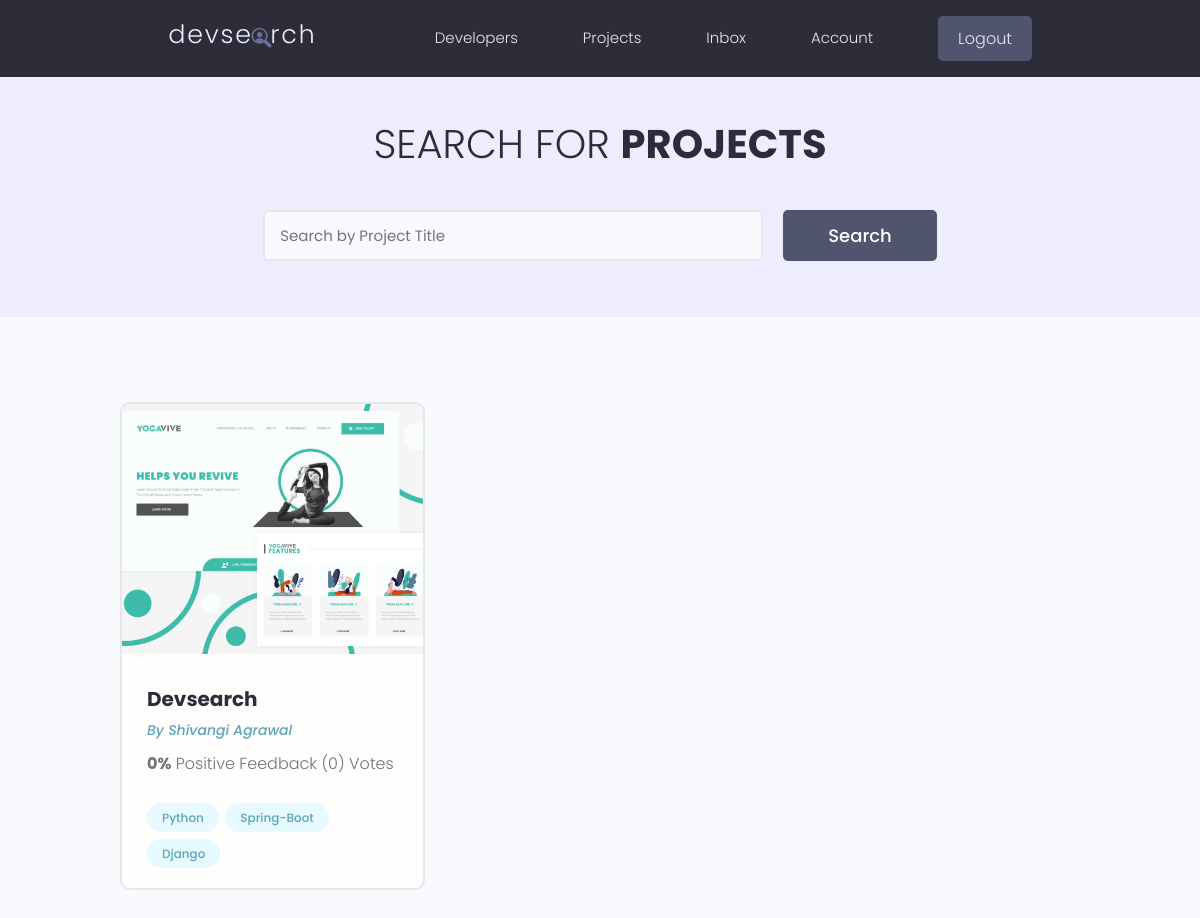
Page /projects/ (signed in) on the committed database.
### projects/models.py (models this page shows, shortened)
class Project(models.Model):
    owner = models.ForeignKey(
        Profile, null=True, blank=True, on_delete=models.CASCADE)
    title = models.CharField(max_length=200)
    description = models.TextField(null=True, blank=True)
    featured_image = models.ImageField(
        null=True, blank=True, default="default.jpg")
    demo_link = models.CharField(max_length=2000, null=True, blank=True)
    source_link = models.CharField(max_length=2000, null=True, blank=True)
    tags = models.ManyToManyField('Tag', blank=True)
    vote_total = models.IntegerField(default=0, null=True, blank=True)
    vote_ratio = models.IntegerField(default=0, null=True, blank=True)
    created = models.DateTimeField(auto_now_add=True)
    id = models.UUIDField(default=uuid.uuid4, unique=True,
                          primary_key=True, editable=False)
    class Meta:
        ordering = ['-vote_ratio', '-vote_total', 'title']
    @property
    def imageURL(self):
        try:
            url = self.featured_image.url
        except:
            url = ''
        return url

class Tag(models.Model):
    name = models.CharField(max_length=200)
    created = models.DateTimeField(auto_now_add=True)
    id = models.UUIDField(default=uuid.uuid4, unique=True,
                          primary_key=True, editable=False)
    def __str__(self):
        return self.name

### users/models.py (models this page shows, shortened)
class Profile(models.Model):
    user = models.OneToOneField(
        User, on_delete=models.CASCADE, null=True, blank=True)
    name = models.CharField(max_length=200, blank=True, null=True)
    email = models.EmailField(max_length=500, blank=True, null=True)
    username = models.CharField(max_length=200, blank=True, null=True)
    location = models.CharField(max_length=200, blank=True, null=True)
    short_intro = models.CharField(max_length=200, blank=True, null=True)
    bio = models.TextField(blank=True, null=True)
    profile_image = models.ImageField(
        null=True, blank=True, upload_to='profiles/', default="profiles/user-default.png")
    social_github = models.CharField(max_length=200, blank=True, null=True)
    social_twitter = models.CharField(max_length=200, blank=True, null=True)
    social_linkedin = models.CharField(max_length=200, blank=True, null=True)
    social_youtube = models.CharField(max_length=200, blank=True, null=True)
    social_website = models.CharField(max_length=200, blank=True, null=True)
    created = models.DateTimeField(auto_now_add=True)
    id = models.UUIDField(default=uuid.uuid4, unique=True,
                          primary_key=True, editable=False)
    class Meta:
        ordering = ['created']

### projects/views.py (the view)
# urls.py: path('projects/', views.getProjects),
def projects(request):
    projects, search_query = searchProjects(request)
    custom_range, projects = paginateProjects(request, projects, 6)
    context = {'projects': projects,
               'search_query': search_query, 'custom_range': custom_range}
    return render(request, 'projects/projects.html', context)

### projects/utils.py (called while the page is built)
def paginateProjects(request, projects, results):
    page = request.GET.get('page')
    paginator = Paginator(projects, results)
    try:
        projects = paginator.page(page)
    except PageNotAnInteger:
        page = 1
        projects = paginator.page(page)
    except EmptyPage:
        page = paginator.num_pages
        projects = paginator.page(page)
    leftIndex = (int(page) - 4)
    if leftIndex < 1:
        leftIndex = 1
    rightIndex = (int(page) + 5)
    if rightIndex > paginator.num_pages:
        rightIndex = paginator.num_pages + 1
    custom_range = range(leftIndex, rightIndex)
    return custom_range, projects

def searchProjects(request):
    search_query = ''
    if request.GET.get('search_query'):
        search_query = request.GET.get('search_query')
    tags = Tag.objects.filter(name__icontains=search_query)
    projects = Project.objects.distinct().filter(
        Q(title__icontains=search_query) |
        Q(description__icontains=search_query) |
        Q(owner__name__icontains=search_query) |
        Q(tags__in=tags)
    )
    return projects, search_query

### projects/templates/projects/projects.html (shortened to what this page needs)
{% extends 'main.html' %}
{% block content %}
<main class="projects">
    <section class="hero-section text-center">
        <div class="container container--narrow">
            <div class="hero-section__box">
                <h2>Search for <span>Projects</span></h2>
            </div>
            <div class="hero-section__search">
                <form id='searchForm' class="form" action="{% url 'projects' %}" method="get">
                    <div class="form__field">
                        <input class="input input--text" id="formInput#search" type="text" name="search_query"
                            placeholder="Search by Project Title" value="{{search_query}}" />
                    </div>
                    <input class="btn btn--sub btn--lg" type="submit" value="Search" />
                </form>
            </div>
        </div>
    </section>
    <section class="projectsList">
        <div class="container">
            <div class="grid grid--three">
                {% for project in projects %}
                <div class="column">
                    <div class="card project">
                        <a href="{% url 'project' project.id %}" class="project">
                            <img class="project__thumbnail" src="{{project.imageURL}}" alt="project thumbnail" />
                            <div class="card__body">
                                <h3 class="project__title">{{project.title}}</h3>
                                <p><a class="project__author" href="{% url 'user-profile' project.owner.id %}">By
                                        {{project.owner.name}}</a>
                                </p>
                                <p class="project--rating">
                                    <span style="font-weight: bold;">{{project.vote_ratio}}%</span> Positive
                                    Feedback ({{project.vote_total}}) Vote{{project.vote_total|pluralize:"s"}}
                                </p>
                                <div class="project__tags">
                                    {% for tag in project.tags.all %}
                                    <span class="tag tag--pill tag--main">
                                        <small>{{tag}}</small>
                                    </span>
                                    {% endfor %}
                                </div>
                            </div>
                        </a>
                    </div>
                </div>
                {% endfor %}
            </div>
        </div>
    </section>
</main>
{% endblock %}

### static/styles/app.css (style rules this page uses)
:root { --color-sub: #2d2d39; }
.btn--sub { background-color: var(--color-sub-light); }
.card { border: 2px solid var(--color-light); }
img { width: 100%; }
.hero-section { height: 40vh; display: flex; align-items: center; background-color: var(--color-sub); }
.hero-section__box { margin-bottom: 4rem; }
.hero-section__box > h2, .hero-section__box > h2 > span { font-size: 4rem; color: var(--color-light); line-height: 1.3; text-transform: uppercase; }
.hero-section__box > h2 { font-weight: 300; }
.hero-section__box > h2 > span { font-weight: 700; }
.hero-section__search > .form { display: flex; align-items: center; justify-content: center; gap: 2rem; }
.hero-section__search > .form input.input--text { width: 50rem; }
.project__author { font-size: 1.4rem; font-style: italic; }
.project--rating { margin-bottom: 1.6em; margin-top: .5em; }
.projects > .hero-section { background: var(--color-sub-lighter); height: 30vh; }
.projects .hero-section__box { margin-bottom: 2.5rem; }
.projects .hero-section__box > h2 { color: var(--color-sub); }
.projects .hero-section__box > h2 > span { font-weight: 700; color: var(--color-sub); }
.projectsList { margin-top: 8rem; }
.project__thumbnail { height: 25rem; object-fit: cover; object-position: top center; }
.project__title { font-size: 2rem; font-weight: 700; color: var(--color-sub); }

### static/uikit/styles/modules/_variables.css (style rules this page uses)
:root { --color-main: #5aa5b9; --color-main-light: #e6faff; --color-sub: #3f4156; --color-sub-light: #51546e; --color-sub-lighter: #ededfd; --color-text: #737373; --color-gray: #8b8b8b; --color-light: #e5e7eb; --color-light-gray: #767676; --color-bg: #f8fafd; --color-white: #fffefd; --color-white-light: #f3f3f3; --color-success: #359e64; --color-success-bg: #def8e8; --color-error: #fc4b0b; --color-error-bg: #fff2ee; --font-base: 'Poppins', arial, helvetica, 'Segoe UI', roboto, ubuntu, sans-serif; --font-monospace: 'Fira Code', 'Courier New', courier, monospace; --font-regular: 300; --font-medium: 500; --font-bold: 700; --generic-shadow: 1px 1px 5px #00000010; --generic-transition: all 0.3s ease-in-out; }

### static/uikit/styles/modules/_base.css (style rules this page uses)
* { margin: 0; padding: 0; box-sizing: border-box; text-rendering: optimizeLegibility; color: inherit; font-size: inherit; }
html { font-size: 50%; }
@media only screen and (min-width: 480px) { html { font-size: 56.25%; } }
@media only screen and (min-width: 1200px) { html { font-size: 62.5%; } }
body { line-height: 1.6; font-weight: 400; font-size: 1.5rem; color: var(--color-text); background-color: var(--color-bg); min-height: 100vh; }

### static/uikit/styles/modules/_typography.css (style rules this page uses)
* { font-family: var(--font-base); }
h2 { font-size: 3.6rem; font-weight: var(--font-bold); }
h3 { font-size: 3.2rem; font-weight: var(--font-medium); }
p, span, strong { font-size: 1.6rem; color: var(--color-text); font-weight: var(--font-regular); }
a { padding-bottom: 2px; text-decoration: none; display: inline-block; color: var(--color-main); font-weight: var(--font-medium); }

### static/uikit/styles/modules/_utilities.css (style rules this page uses)
.container { width: 92%; max-width: 165rem; margin: 0 auto; box-sizing: border-box; }
.container--narrow { width: 92%; max-width: 120rem; }
@media screen and (min-width: 1000px) { .container { width: 90%; } }
@media screen and (min-width: 1000px) { .container--narrow { width: 85%; } }
@media screen and (min-width: 1200px) { .container { width: 80%; } }
@media screen and (min-width: 1200px) { .container--narrow { width: 72%; } }
.text-center { text-align: center; }

### static/uikit/styles/modules/_button.css (style rules this page uses)
.btn { display: inline-block; position: relative; cursor: pointer; background-color: var(--color-light); font-weight: var(--font-medium); color: var(--color-sub); text-decoration: none; padding: 1rem 2rem; border-radius: 0.5rem; border: none; width: -webkit-fit-content; width: -moz-fit-content; width: fit-content; height: -webkit-fit-content; height: -moz-fit-content; height: fit-content; font-size: 1.6rem; outline-width: 0; outline-color: transparent; -webkit-backface-visibility: hidden; backface-visibility: hidden; transition: all 0.3s ease-in-out; }
.btn--sub { background-color: var(--color-sub); color: var(--color-white); }
.btn--lg { font-size: 1.8rem; padding: 1.2rem 4.5rem; }

### static/uikit/styles/modules/_card.css (style rules this page uses)
.card { border-radius: 1rem; background-color: var(--color-white); border: 1.5px solid var(--color-light); width: auto; height: auto; margin-top: 0.5rem; margin-bottom: 0.5rem; overflow: hidden; }
.card__body, .card__header { padding: 2rem 2.5rem; }

### rows in the picture
Project: imageURL (picture), title "Devsearch", owner.name "Shivangi Agrawal", vote_ratio "0", vote_total "0"
Tag: name "Python"
Tag: name "Spring-Boot"
Tag: name "Django"
